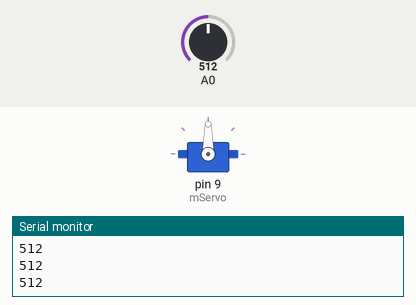
Recording of a sketch running on a simulated Arduino Uno, built with avr-gcc and run on an emulated ATmega328P. Shown: servo, the last lines printed to the serial monitor. The inputs (shaded band) are chosen by the test bench; at power-on: A0 = 512.

Above: at 1.2 s.
1.3 s: A0 set to 716
At 2.5 s:
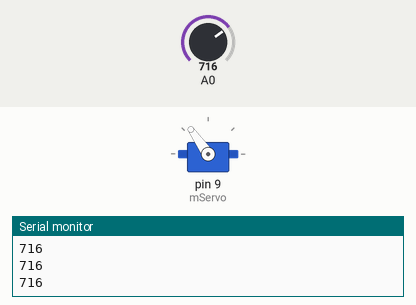
2.8 s: A0 set to 900
At 3.7 s:
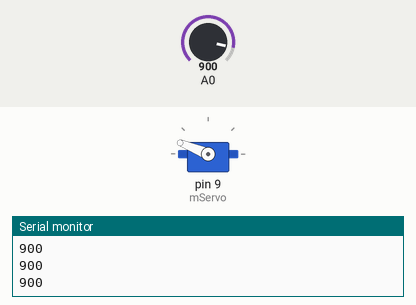
4.3 s: A0 set to 1023
At 4.8 s:
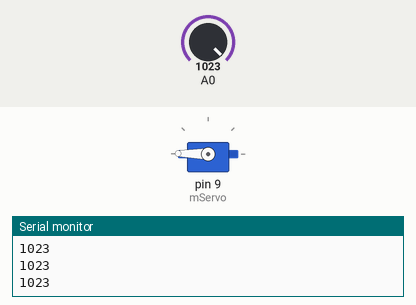
5.8 s: A0 set to 306
At 6.1 s:
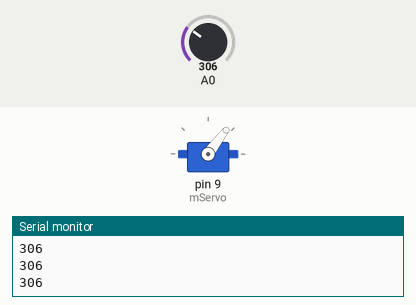
7.3 s: A0 set to 122
At 8.3 s:
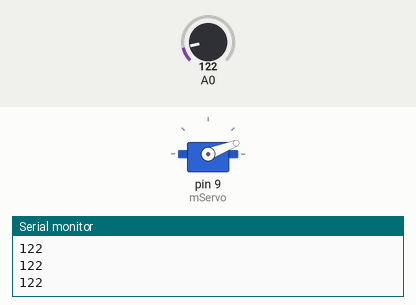
8.8 s: A0 set to 0
At 9.3 s:
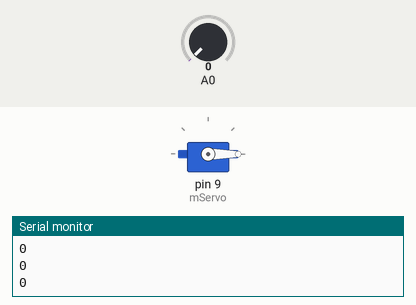
Timing chart, 0 to 11.3 s (numbered marks = the images above; inputs shaded):
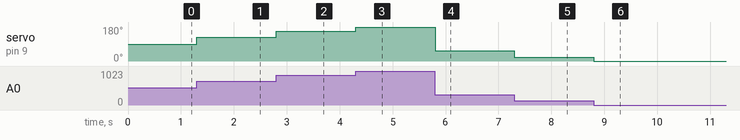

The sketch:

sketch_jun01a.ino
```cpp
#include <Servo.h>

Servo mServo;
void setup() {
 mServo.attach(9);
Serial.begin(9600);
}

void loop() {
  // put your main code here, to run repeatedly:
long val=analogRead(0);
mServo.write(val*180/1024);
Serial.println(val);
}
```

Measured:
- after the input at 1.3 s, servo on pin 9 (mServo): 90° → 125° at once
- after the input at 2.8 s, servo on pin 9 (mServo): 125° → 158° at once
- after the input at 4.3 s, servo on pin 9 (mServo): 158° → 179° at once
- after the input at 5.8 s, servo on pin 9 (mServo): 179° → 53° at once
- after the input at 7.3 s, servo on pin 9 (mServo): 53° → 21° at once
- after the input at 8.8 s, servo on pin 9 (mServo): 21° → 0° at once
